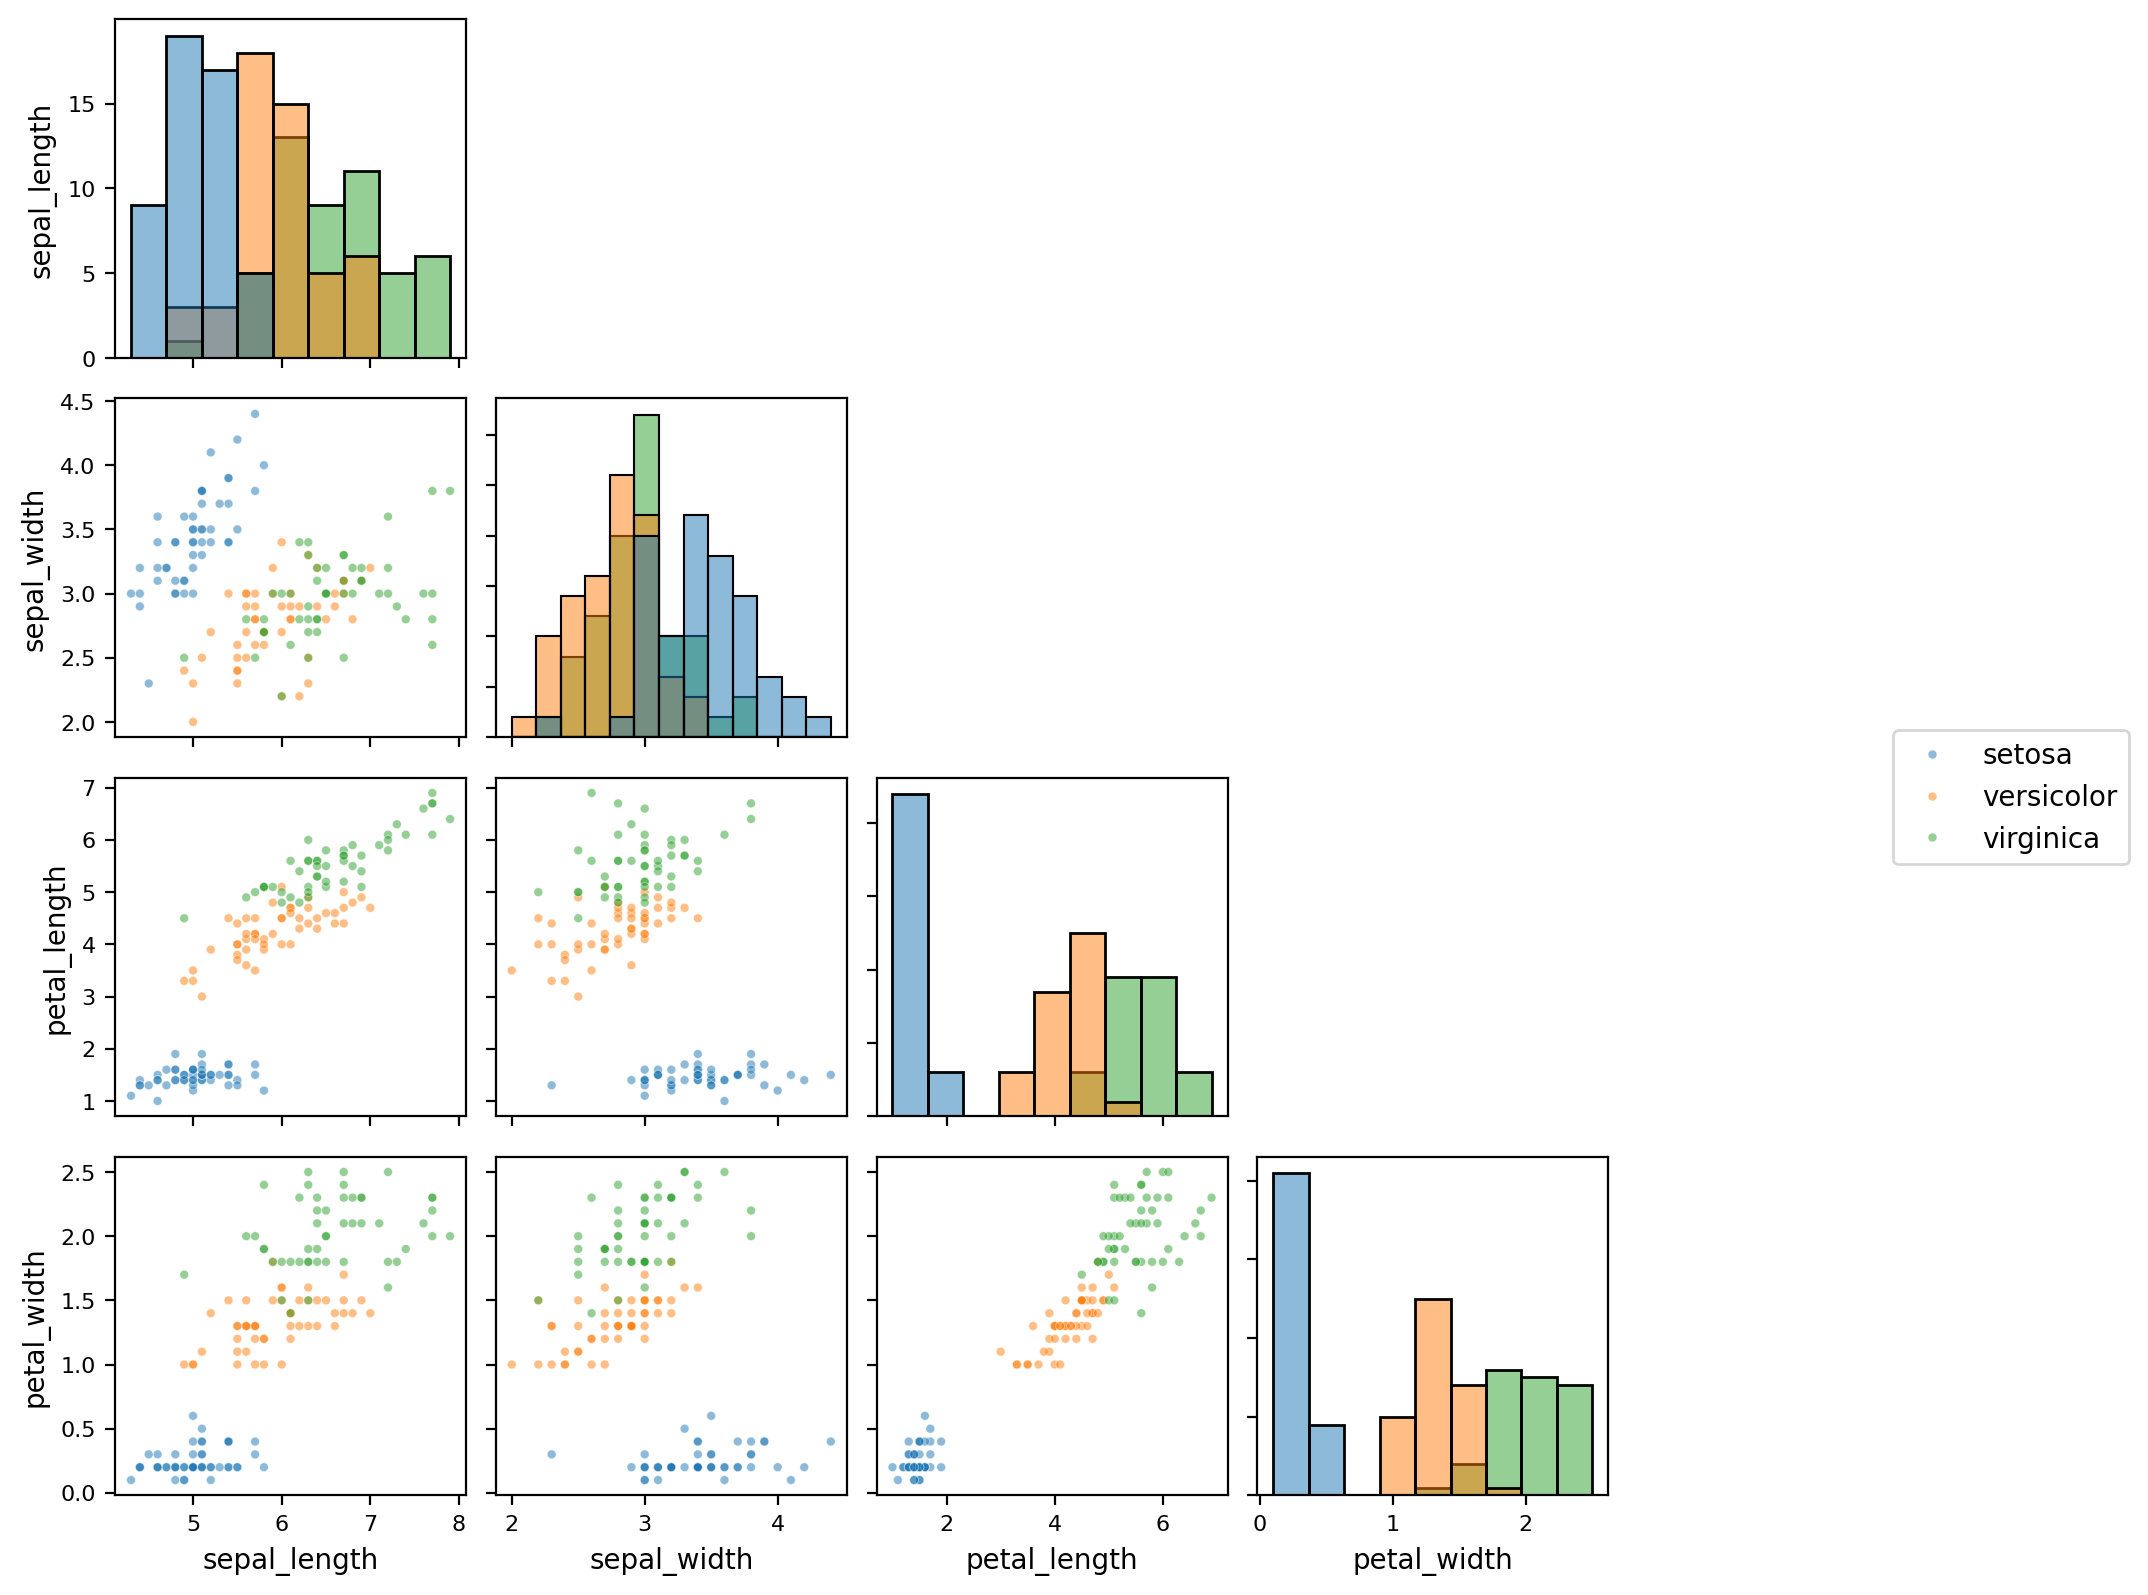

The Python source for this figure:
# %%
import seaborn as sns

from mixpairs import ggpairs

# %%
iris = sns.load_dataset("iris")
fig, axes = ggpairs(iris, hue="species", corner=True, preset="minimal")
fig.savefig("04_corner_mode.png", dpi=200, bbox_inches="tight")
